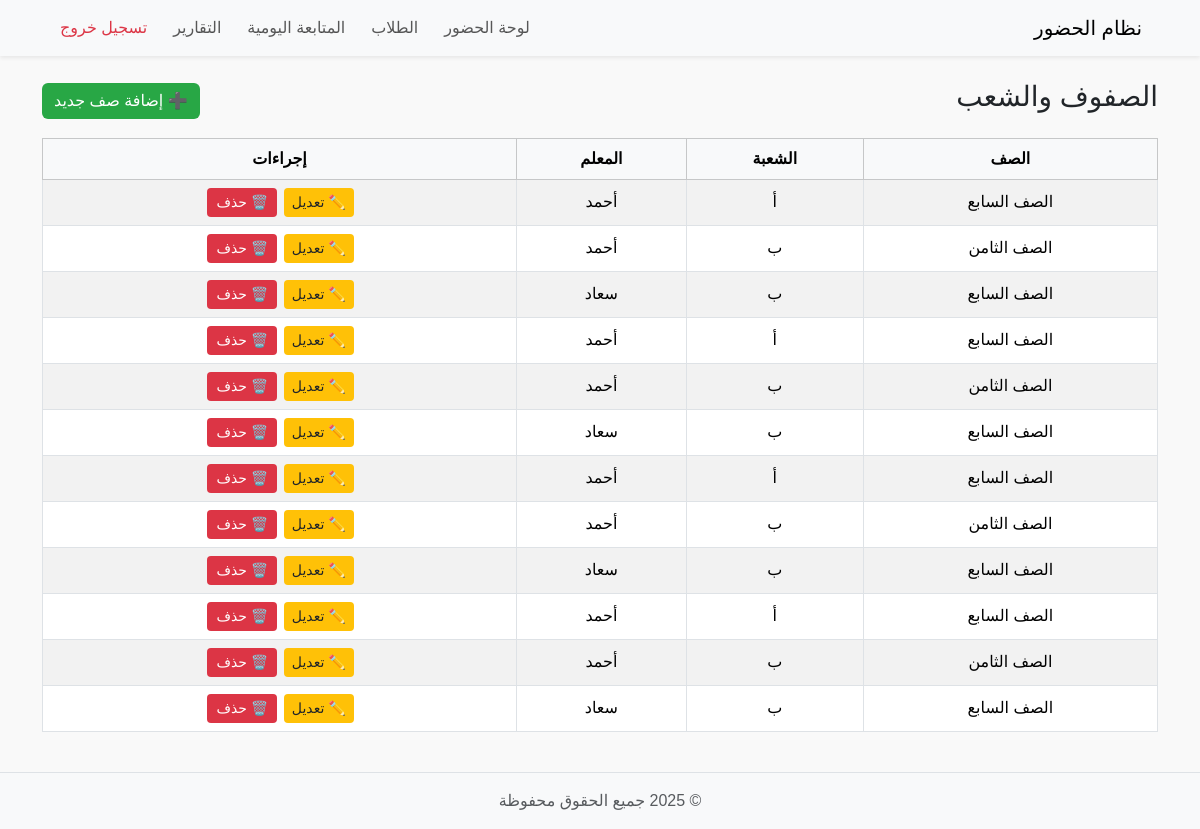
Page /classes (signed in) on the earlier database version.
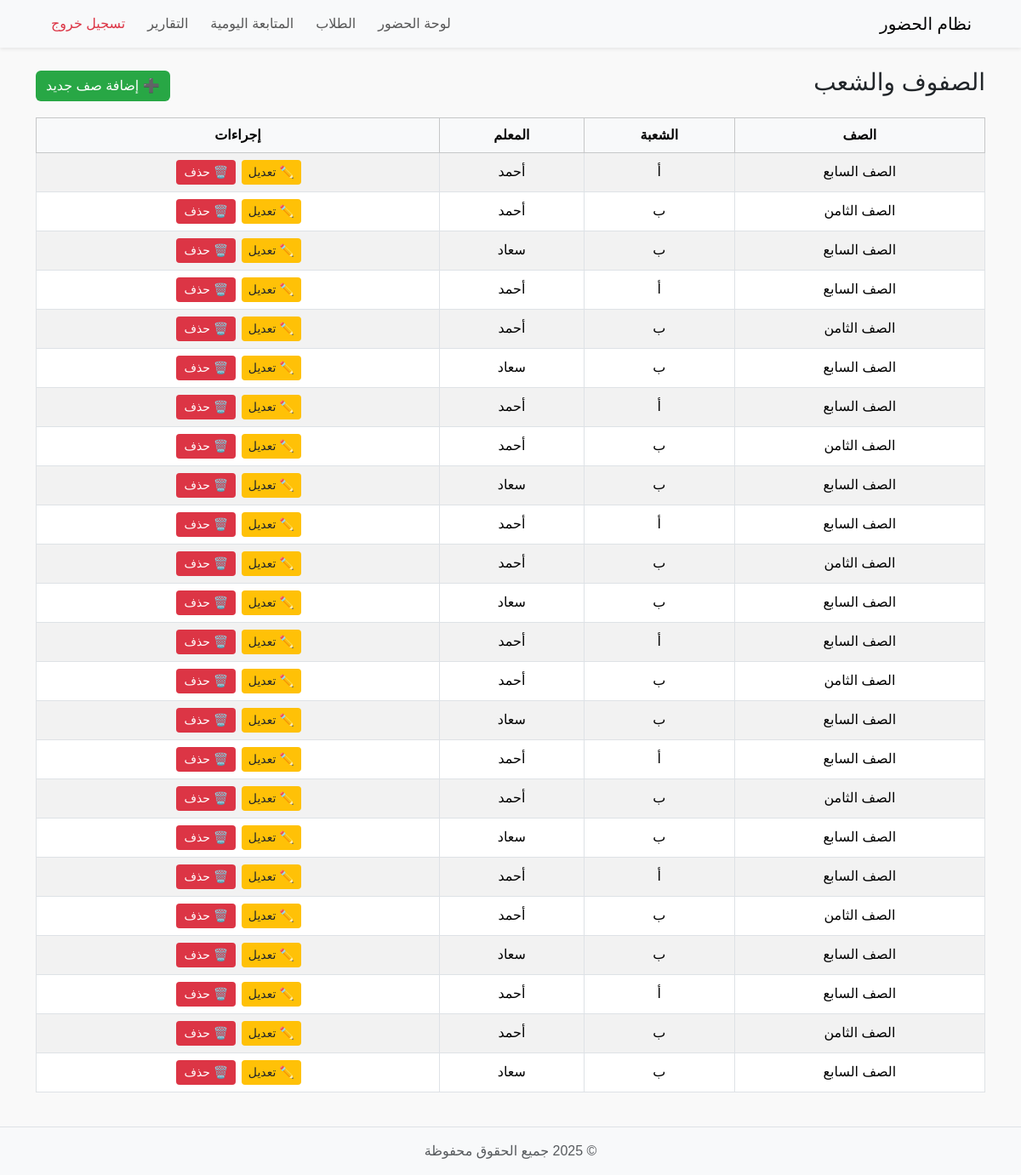
Same page on the later database version.
### tables this page shows
CREATE TABLE teacher_classes (
        id INTEGER PRIMARY KEY AUTOINCREMENT,
        teacher_id INTEGER NOT NULL,
        class_name TEXT NOT NULL,
        section TEXT,
        FOREIGN KEY(teacher_id) REFERENCES teachers(id)
    );

CREATE TABLE teachers (
        id INTEGER PRIMARY KEY AUTOINCREMENT,
        teacher_name TEXT NOT NULL,
        username TEXT NOT NULL,
        password TEXT NOT NULL,
        school_id INTEGER NOT NULL,
        FOREIGN KEY(school_id) REFERENCES schools(id)
    );

### app.py (the view)
@app.route("/classes")
@login_required
def list_classes():
    conn = db.get_db_connection()
    rows = conn.execute("""
        SELECT tc.id, tc.class_name, tc.section, t.teacher_name
        FROM teacher_classes tc
        JOIN teachers t ON tc.teacher_id = t.id
        WHERE t.school_id = ?
    """, (session["school_id"],)).fetchall()
    conn.close()
    return render_template("list_classes.html", classes=rows)

### auth.py (called while the page is built)
def login_required(f):
    @wraps(f)
    def decorated_function(*args, **kwargs):
        if 'user' not in session:
            return redirect(url_for('login'))
        return f(*args, **kwargs)
    return decorated_function

### db.py (called while the page is built)
def get_db_connection():
    conn = sqlite3.connect(DB_NAME)
    conn.row_factory = sqlite3.Row
    return conn

### templates/list_classes.html (shortened to what this page needs)
{% include 'partials/header.html' %}
{% include 'partials/navbar.html' %}
<div class="container mt-4">
  <div class="d-flex justify-content-between align-items-center mb-3">
    <h3>الصفوف والشعب</h3>
    <a href="{{ url_for('add_class') }}" class="btn btn-success">➕ إضافة صف جديد</a>
  </div>
  {% if classes %}
  <table class="table table-bordered table-striped">
    <thead class="table-light">
      <tr>
        <th>الصف</th>
        <th>الشعبة</th>
        <th>المعلم</th>
        <th>إجراءات</th>
      </tr>
    </thead>
    <tbody>
      {% for c in classes %}
      <tr id="row-{{ c.id }}">
        <td>{{ c.class_name }}</td>
        <td>{{ c.section }}</td>
        <td>{{ c.teacher_name }}</td>
        <td>
          <a href="{{ url_for('edit_class', class_id=c.id) }}" class="btn btn-sm btn-warning">✏️ تعديل</a>
          <button class="btn btn-sm btn-danger" onclick="deleteClass({{ c.id }})">🗑️ حذف</button>
        </td>
      </tr>
      {% endfor %}
    </tbody>
  </table>
  {% else %}
  <div class="alert alert-info">⚠️ لا يوجد صفوف مضافة بعد.</div>
  {% endif %}
</div>
{% include 'partials/footer.html' %}

### templates/partials/header.html (shortened to what this page needs)
<!DOCTYPE html>
<html lang="ar">
<head>
    <link href="https://cdn.jsdelivr.net/npm/bootstrap@5.3.2/dist/css/bootstrap.min.css" rel="stylesheet">
    <link type="text/css" rel="stylesheet" href="https://cdn.jsdelivr.net/npm/jsgrid@1.5.3/dist/jsgrid.min.css" />
    <link type="text/css" rel="stylesheet" href="https://cdn.jsdelivr.net/npm/jsgrid@1.5.3/dist/jsgrid-theme.min.css" />
    <link rel="stylesheet" href="{{ url_for('static', filename='css/style.css') }}?v=1.0">
</head>
<body>

### templates/partials/navbar.html (shortened to what this page needs)
<nav class="navbar navbar-expand-lg navbar-light bg-light shadow-sm">
    <div class="container">
        <a class="navbar-brand" href="{{ url_for('dashboard') }}">نظام الحضور</a>
        <div class="collapse navbar-collapse" id="navbarNav">
            <ul class="navbar-nav me-auto mb-2 mb-lg-0">
                <li class="nav-item">
                    <a class="nav-link" href="{{ url_for('dashboard') }}">لوحة الحضور</a>
                </li>
                <li class="nav-item">
                    <a class="nav-link" href="{{ url_for('students') }}">الطلاب</a>
                </li>
                <li class="nav-item">
                    <a class="nav-link" href="{{ url_for('tracking_page') }}">المتابعة اليومية</a>
                </li>
                <li class="nav-item">
                    <a class="nav-link" href="{{ url_for('reports_page') }}">التقارير</a>
                </li>
                <li class="nav-item">
                    <a class="nav-link text-danger" href="{{ url_for('logout') }}">تسجيل خروج</a>
                </li>
            </ul>
        </div>
    </div>
</nav>

### templates/partials/footer.html (shortened to what this page needs)
<footer class="bg-light text-center text-muted py-3 mt-4 border-top">
    © 2025 جميع الحقوق محفوظة
</footer>
</body>
</html>

### static/css/style.css (style rules this page uses)
html, body { height: 100%; margin: 0; padding: 0; }
body { font-family: 'Tajawal', sans-serif; background-color: #f9f9f9; direction: rtl; text-align: right; display: flex; flex-direction: column; min-height: 100vh; }
.navbar { width: 100% !important; padding-left: 0 !important; padding-right: 0 !important; }
.navbar .nav-link { margin-left: 10px; }
table { width: 100%; border-collapse: collapse; direction: rtl; }
th, td { text-align: center; padding: 10px; vertical-align: middle; }
th { background-color: #f8f9fa; }
td button { min-width: 70px; margin: 0 2px; }
.btn-success { background-color: #28a745; border: none; }
.btn-warning { background-color: #ffc107; border: none; color: #212529; }
.btn-danger { background-color: #dc3545; border: none; }
footer { background-color: #f8f9fa; color: #6c757d; text-align: center; padding: 15px 0; border-top: 1px solid #dee2e6; width: 100%; margin-top: 50px; }

Differences in the rows shown:
added teacher_classes: class_name "الصف السابع", section "أ", teacher_name "أحمد"
added teacher_classes: class_name "الصف الثامن", section "ب", teacher_name "أحمد"
added teacher_classes: class_name "الصف السابع", section "ب", teacher_name "سعاد"
added teacher_classes: class_name "الصف السابع", section "أ", teacher_name "أحمد"
added teacher_classes: class_name "الصف الثامن", section "ب", teacher_name "أحمد"
added teacher_classes: class_name "الصف السابع", section "ب", teacher_name "سعاد"
added teacher_classes: class_name "الصف السابع", section "أ", teacher_name "أحمد"
added teacher_classes: class_name "الصف الثامن", section "ب", teacher_name "أحمد"
added teacher_classes: class_name "الصف السابع", section "ب", teacher_name "سعاد"
added teacher_classes: class_name "الصف السابع", section "أ", teacher_name "أحمد"
added teacher_classes: class_name "الصف الثامن", section "ب", teacher_name "أحمد"
added teacher_classes: class_name "الصف السابع", section "ب", teacher_name "سعاد"
